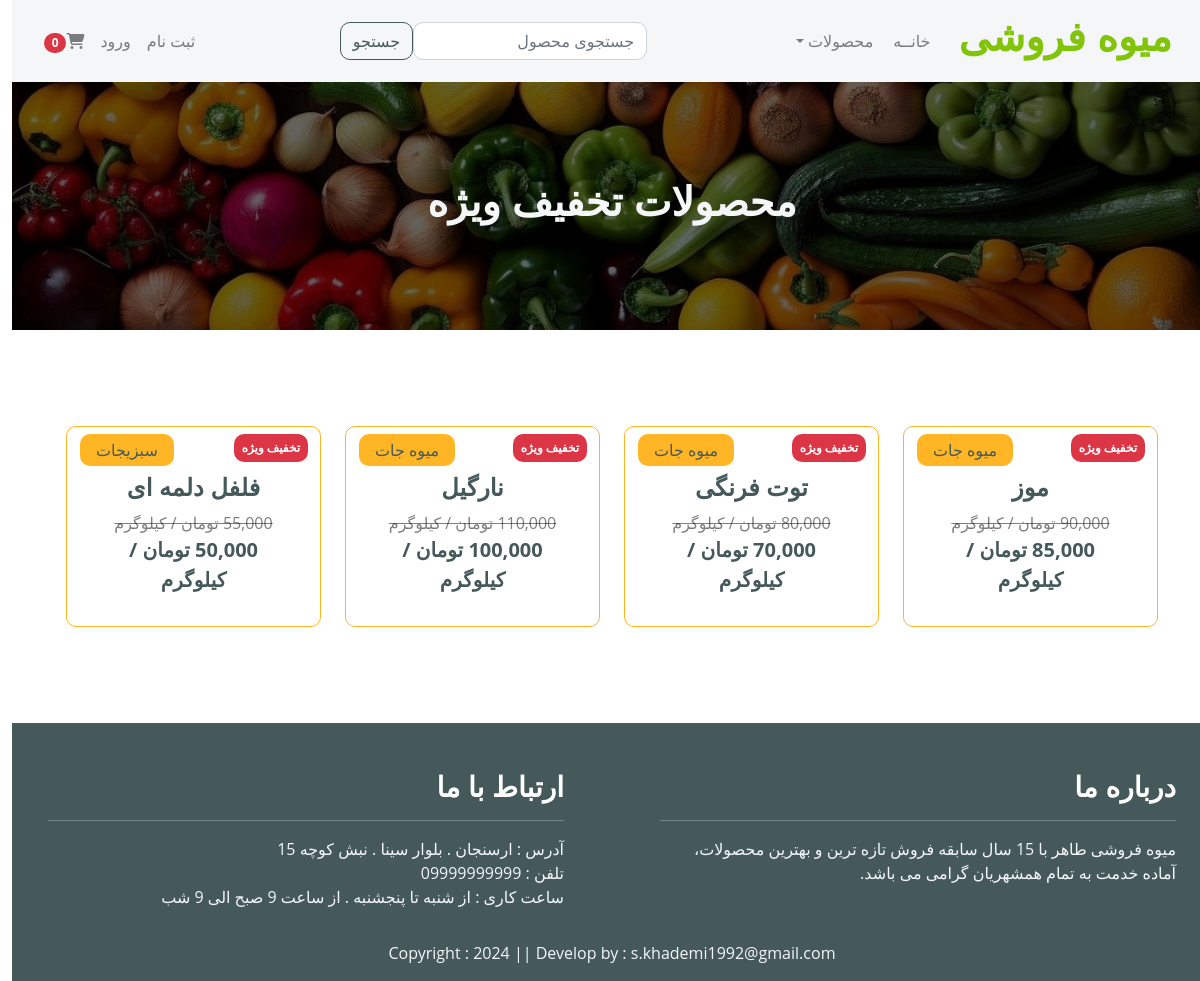
Page /sale_products/ on the earlier database version.
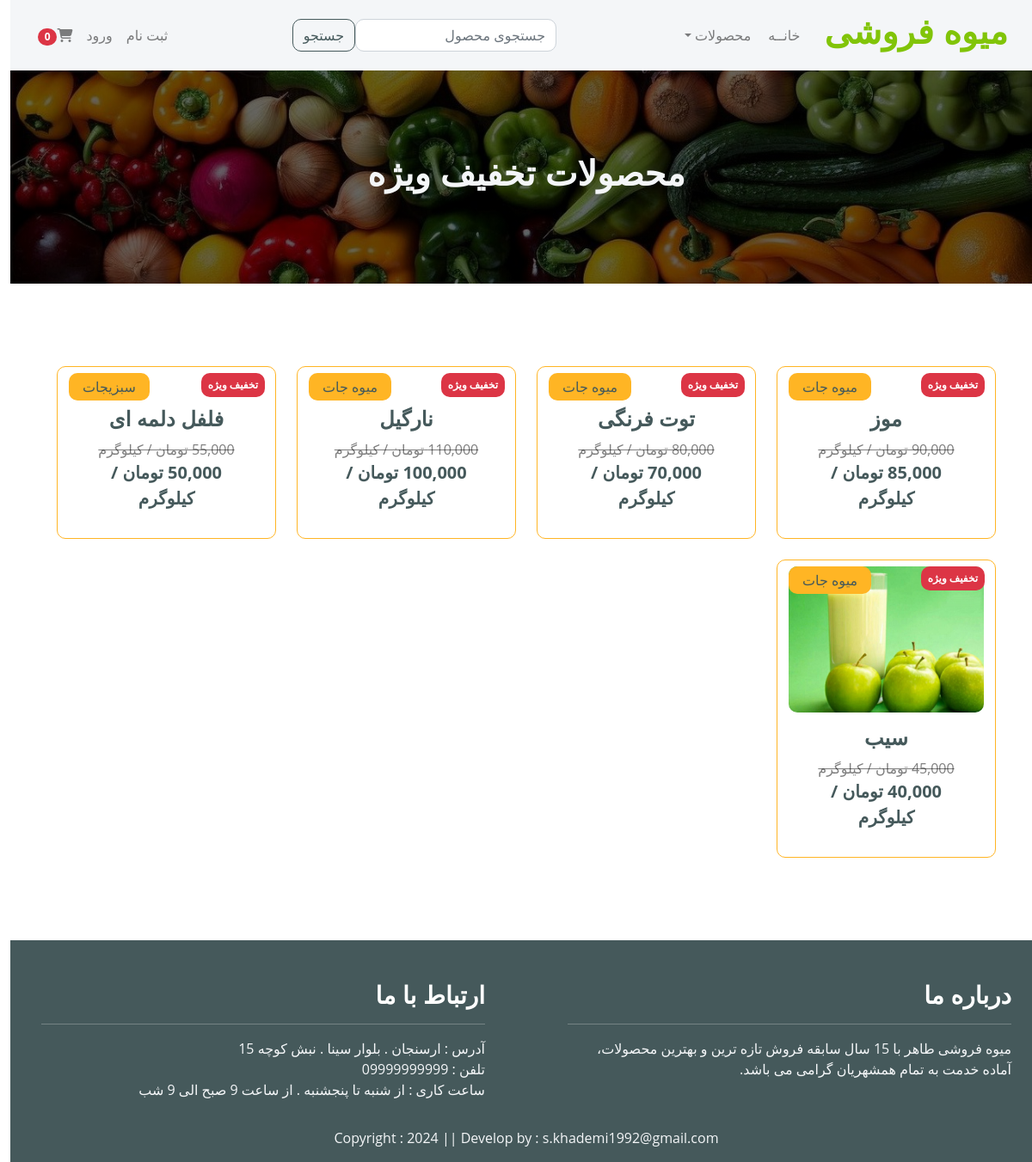
Same page on the later database version.
### store/models.py (models this page shows, shortened)
class Product(models.Model):
    name = models.CharField(max_length=100)
    price = models.DecimalField(default=0, decimal_places=0, max_digits=12)
    category = models.ForeignKey(Category, on_delete=models.CASCADE, default=1)
    description = models.CharField(max_length=250, default='', blank=True, null=True)
    image = models.ImageField(upload_to='uploads/product/')
    is_sale = models.BooleanField(default=False)
    sale_price = models.DecimalField(default=0, decimal_places=0, max_digits=12)

class Category(models.Model):
    name = models.CharField(max_length=50)
    def __str__(self):
        return self.name
    class Meta:
        verbose_name_plural = "Categories"

### store/views.py (the view)
# urls.py: path('sale_products/', views.sale_products, name='sale_products'),
def sale_products(request):
    products = Product.objects.filter(is_sale=True)
    return render(request, 'sale_products.html', locals())

### cart/cart.py (called while the page is built)
    def __len__(self):
        return len(self.cart)

### cart/context_processors.py (called while the page is built)
def cart(request):
    return {'cart': Cart(request)}

### store/templates/sale_products.html
{% extends 'base.html' %}
{% load static %}
{% load humanize %}
{% block main-content %}
<div class="header py-lg-5">
    <div class="text-center py-5">
        <h1 class="text-light">محصولات تخفیف ویژه</h1>
    </div>
</div>
<div class="container-fluid py-5">
    <div class="container rounded py-5">
        <div class="row row-cols-1 row-cols-md-2 row-cols-lg-4 g-4">
            {% for product in products %}
            <div class="col">
                <div class="card h-100 border border-secondary">
                    <a href="{% url 'product_detail' product.id %}" class="btn">
                        <div class="rounded">
                            <div class="badge bg-danger text-white position-absolute p-2" style="top: 7px; right: 12px;">تخفیف ویژه</div>
                            <img src="{{ product.image.url }}" class="img-fluid w-100 rounded" alt="" style="max-width: 100%">
                        </div>
                        <div class="text-dark bg-secondary px-3 py-1 rounded position-absolute " style="top: 7px; left: 13px;">{{ product.category }}</div>
                        <div class="card-body">
                            <h4 class="text-dark text-center">{{ product.name }}</h4>
                            <div class="justify-content-between text-center">
                                <strike class="text-black-50">{{ product.price | intcomma }} تومان / کیلوگرم</strike>
                                <p class="text-dark fs-5 fw-bold mb-2">{{ product.sale_price | intcomma }} تومان / کیلوگرم</p>
                            </div>
                        </div>
                    </a>
                </div>
            </div>
            {% endfor %}
        </div>
    </div>
</div>
{% endblock main-content %}

Differences in the rows shown:
now on this page (row edited): Product: image (picture), category "میوه جات", name "سیب", price "45,000", sale_price "40,000"
